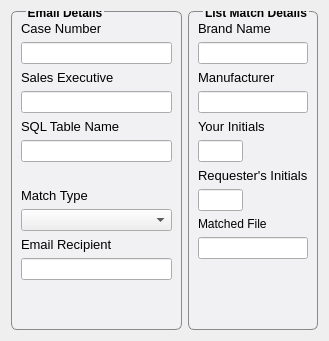
      <widget class="QWidget" name="listMatchTab">
       <attribute name="title">
        <string>List Match</string>
       </attribute>
       <layout class="QHBoxLayout" name="horizontalLayout">
        <item>
         <widget class="QGroupBox" name="groupBox_2">
          <property name="styleSheet">
           <string notr="true">QGroupBox {
font-weight: bold;
border: 1.4px solid rgb(110, 110, 110, 200);
border-radius: 6px;
background: rgb(248, 248, 255, 70);
margin-top: 0.5em;
}

QGroupBox::title {
top: -5px;
left: 15px
}

QLabel {
background: rgb(248, 248, 255, 0);
}

QCheckBox {
background: rgb(248, 248, 255, 0);
}</string>
          </property>
          <property name="title">
           <string>Email Details</string>
          </property>
          <layout class="QGridLayout" name="gridLayout_9">
           <item row="1" column="0">
            <widget class="QLineEdit" name="caseNumber_line_edit">
             <property name="styleSheet">
              <string notr="true"/>
             </property>
             <property name="text">
              <string/>
             </property>
            </widget>
           </item>
           <item row="4" column="0">
            <widget class="QLabel" name="label_32">
             <property name="font">
              <font>
               <pointsize>10</pointsize>
              </font>
             </property>
             <property name="text">
              <string>SQL Table Name</string>
             </property>
            </widget>
           </item>
           <item row="2" column="0">
            <widget class="QLabel" name="label_34">
             <property name="font">
              <font>
               <pointsize>10</pointsize>
              </font>
             </property>
             <property name="text">
              <string>Sales Executive</string>
             </property>
            </widget>
           </item>
           <item row="5" column="0">
            <widget class="QLineEdit" name="postgresTable_line_edit">
             <property name="text">
              <string/>
             </property>
            </widget>
           </item>
           <item row="10" column="0">
            <widget class="QLineEdit" name="emailTo_line_edit">
             <property name="text">
              <string/>
             </property>
            </widget>
           </item>
           <item row="3" column="0">
            <widget class="QLineEdit" name="saleExecutive_line_edit">
             <property name="text">
              <string/>
             </property>
            </widget>
           </item>
           <item row="8" column="0">
            <widget class="QComboBox" name="emailMatchType_comboBox">
             <item>
              <property name="text">
               <string/>
              </property>
             </item>
             <item>
              <property name="text">
               <string>ME + 3PT Match</string>
              </property>
             </item>
             <item>
              <property name="text">
               <string>ME Exact Match</string>
              </property>
             </item>
             <item>
              <property name="text">
               <string>NPI Exact Match</string>
              </property>
             </item>
             <item>
              <property name="text">
               <string>NPI + 3PT Match</string>
              </property>
             </item>
             <item>
              <property name="text">
               <string>NPI + ME + 3PT Match</string>
              </property>
             </item>
             <item>
              <property name="text">
               <string>NPI + ME Exact Match</string>
              </property>
             </item>
             <item>
              <property name="text">
               <string>3PT Fuzzy Match</string>
              </property>
             </item>
            </widget>
           </item>
           <item row="11" column="0">
            <spacer name="verticalSpacer_4">
             <property name="orientation">
              <enum>Qt::Vertical</enum>
             </property>
             <property name="sizeHint" stdset="0">
              <size>
               <width>20</width>
               <height>40</height>
              </size>
             </property>
            </spacer>
           </item>
           <item row="7" column="0">
            <widget class="QLabel" name="Labelfdfd_2">
             <property name="font">
              <font>
               <pointsize>10</pointsize>
              </font>
             </property>
             <property name="text">
              <string>Match Type</string>
             </property>
            </widget>
           </item>
           <item row="0" column="0">
            <widget class="QLabel" name="label_33">
             <property name="font">
              <font>
               <pointsize>10</pointsize>
              </font>
             </property>
             <property name="text">
              <string>Case Number</string>
             </property>
            </widget>
           </item>
           <item row="9" column="0">
            <widget class="QLabel" name="label_31">
             <property name="font">
              <font>
               <pointsize>10</pointsize>
              </font>
             </property>
             <property name="text">
              <string>Email Recipient</string>
             </property>
            </widget>
           </item>
           <item row="6" column="0">
            <widget class="QLabel" name="tableLabel">
             <property name="text">
              <string/>
             </property>
            </widget>
           </item>
          </layout>
         </widget>
        </item>
        <item>
         <widget class="QGroupBox" name="listMatchGroupBox">
          <property name="styleSheet">
           <string notr="true">QGroupBox {
font-weight: bold;
border: 1.4px solid rgb(110, 110, 110, 200);
border-radius: 6px;
background: rgb(248, 248, 255, 70);
margin-top: 0.5em;
}

QGroupBox::title {
top: -5px;
left: 15px
}

QLabel {
background: rgb(248, 248, 255, 0);
}

QCheckBox {
background: rgb(248, 248, 255, 0);
}</string>
          </property>
          <property name="title">
           <string>List Match Details</string>
          </property>
          <layout class="QGridLayout" name="gridLayout_10">
           <item row="7" column="0">
            <widget class="QLineEdit" name="requestInit_line_edit">
             <property name="maximumSize">
              <size>
               <width>45</width>
               <height>16777215</height>
              </size>
             </property>
             <property name="text">
              <string/>
             </property>
            </widget>
           </item>
           <item row="0" column="0">
            <widget class="QLabel" name="label_14">
             <property name="font">
              <font>
               <pointsize>10</pointsize>
              </font>
             </property>
             <property name="text">
              <string>Brand Name</string>
             </property>
            </widget>
           </item>
           <item row="2" column="0">
            <widget class="QLabel" name="label_20">
             <property name="font">
              <font>
               <pointsize>10</pointsize>
              </font>
             </property>
             <property name="text">
              <string>Manufacturer</string>
             </property>
            </widget>
           </item>
           <item row="10" column="0">
            <spacer name="verticalSpacer_5">
             <property name="orientation">
              <enum>Qt::Vertical</enum>
             </property>
             <property name="sizeHint" stdset="0">
              <size>
               <width>20</width>
               <height>40</height>
              </size>
             </property>
            </spacer>
           </item>
           <item row="4" column="0">
            <widget class="QLabel" name="label_17">
             <property name="font">
              <font>
               <pointsize>10</pointsize>
              </font>
             </property>
             <property name="text">
              <string>Your Initials</string>
             </property>
            </widget>
           </item>
           <item row="5" column="0">
            <widget class="QLineEdit" name="myInit_line_edit">
             <property name="maximumSize">
              <size>
               <width>45</width>
               <height>16777215</height>
              </size>
             </property>
             <property name="text">
              <string/>
             </property>
            </widget>
           </item>
           <item row="6" column="0">
            <widget class="QLabel" name="label_35">
             <property name="font">
              <font>
               <pointsize>10</pointsize>
              </font>
             </property>
             <property name="text">
              <string>Requester's Initials</string>
             </property>
            </widget>
           </item>
           <item row="1" column="0">
            <widget class="QLineEdit" name="brandName_line_edit">
             <property name="text">
              <string/>
             </property>
            </widget>
           </item>
           <item row="3" column="0">
            <widget class="QLineEdit" name="presalesManuName_line_edit">
             <property name="text">
              <string/>
             </property>
            </widget>
           </item>
           <item row="9" column="0">
            <widget class="QLineEdit" name="suppFilePath_lineEdit"/>
           </item>
           <item row="8" column="0">
            <widget class="QLabel" name="label_12">
             <property name="text">
              <string>Matched File</string>
             </property>
            </widget>
           </item>
          </layout>
         </widget>
        </item>
       </layout>
      </widget>
